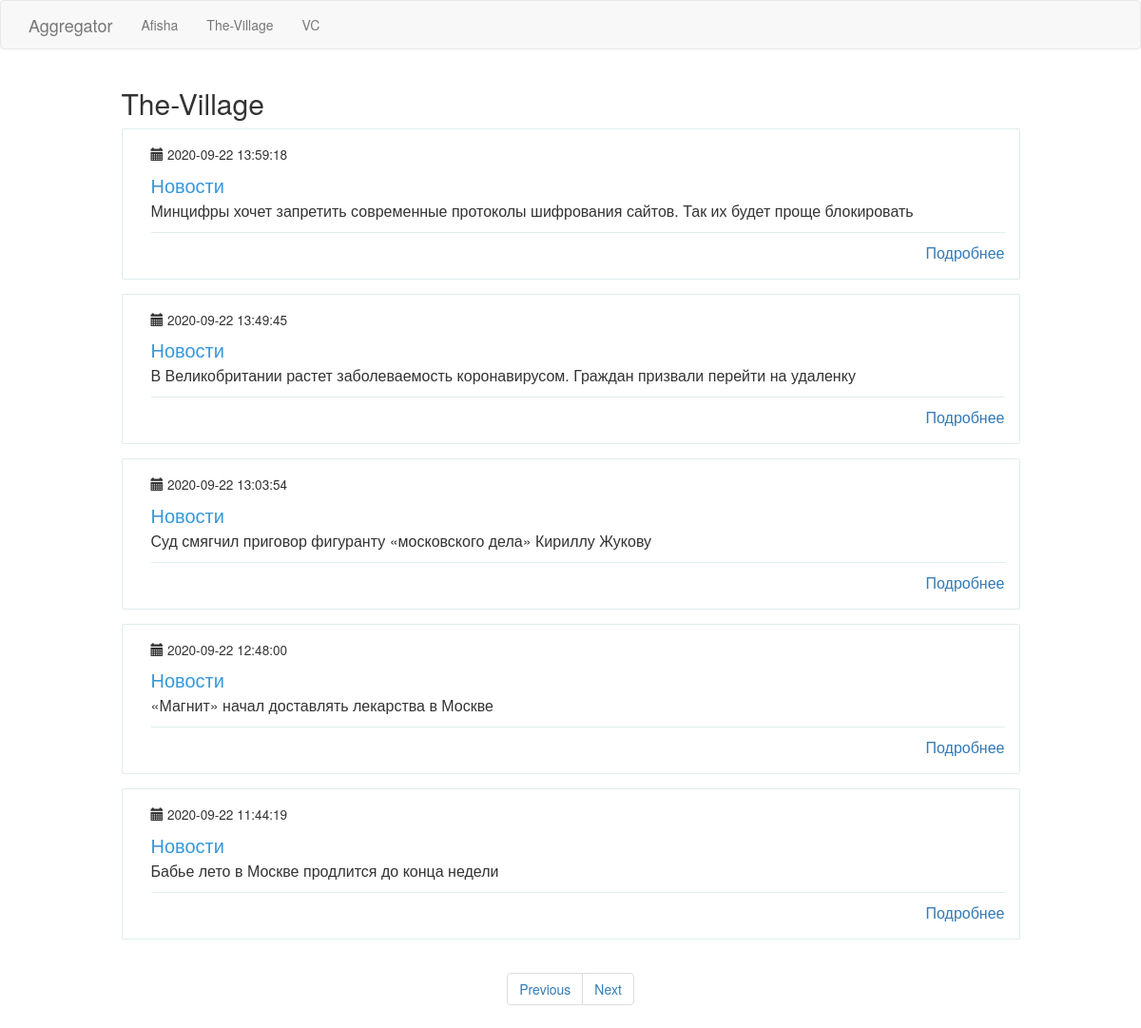
The page /village?page=2 on the database its author committed.
### app/models.py (models this page shows, shortened)
class PaginatedAPIMixin(object):
    @staticmethod
    def to_collection_dict(query, page, per_page, endpoint, **kwargs):
        resources = query.paginate(page, per_page, False)
        data = {
            'items': [item.to_dict() for item in resources.items],
            '_meta': {
                'page': page,
                'per_page': per_page,
                'total_pages': resources.pages,
                'total_items': resources.total
            },
            '_links': {
                'self': url_for(endpoint, page=page, per_page=per_page, **kwargs),
                'next': url_for(endpoint, page=page + 1, per_page=per_page, **kwargs) if resources.has_next else None,
                'prev': url_for(endpoint, page=page - 1, per_page=per_page, **kwargs) if resources.has_prev else None
            }
        }
        return data

class News(PaginatedAPIMixin, db.Model):
    id = db.Column(db.Integer, primary_key=True)
    header = db.Column(db.String(120), index=True, unique=True)
    link = db.Column(db.String(120), index=True, unique=True)
    timestamp = db.Column(db.DateTime, index=True, default=datetime.utcnow)
    user_id = db.Column(db.Integer, db.ForeignKey('resource.id'))

### app/main/routes.py (the view)
@bp.route('/village', methods=['GET'])
def village():
    page = request.args.get('page', 1, type=int)
    news = News.query.filter_by(user_id=2).order_by(News.timestamp.desc())\
        .paginate(page, current_app.config['POSTS_PER_PAGE'], False)
    next_url = url_for('main.village', page=news.next_num) if news.has_next else None
    prev_url = url_for('main.village', page=news.prev_num) if news.has_prev else None
    return render_template("news.html", news=news.items, title="The-Village", next_url=next_url, prev_url=prev_url)

### app/templates/news.html (shortened to what this page needs)
{% extends "base.html" %}
{% block content %}
    <div class="container">
      <div class="row">
         <div class="col-md-10 col-md-offset-1 header-h2">
             <h2>{{ title }}</h2>
         </div>
        {% for new in news %}
        <div class="col-md-10 col-md-offset-1">
          <div class="wp-block property list">
            <div class="wp-block-body">
              <div class="wp-block-content">
                <small>
                 <span class="glyphicon glyphicon-calendar" aria-hidden="true"></span> {{ new.timestamp  }}
                </small>
                <h4 class="content-title">Новости</h4>
                <p class="description">{{ new.header }}</p>
                <span class="pull-right">
                  <span class="capacity">
                     <a href="{{ new.link }}">Подробнее</a>
                  </span>
                </span>
              </div>
            </div>
          </div>
        </div>
      {% endfor %}
      </div>
    </div>
<nav class="text-center" aria-label="Page navigation example">
  <ul class="pagination">
    <li class="page-item {% if not prev_url %} disabled{% endif %}">
      <a class="page-link" href="{{ prev_url or '#' }}" tabindex="-1">Previous</a>
    </li>
    <li class="page-item{% if not next_url %} disabled{% endif %}">
      <a class="page-link" href="{{ next_url or '#' }}">Next</a>
    </li>
  </ul>
</nav>
{% endblock %}

### app/static/style.css (style rules this page uses)
.wp-block { margin: 0 0 15px 0; -webkit-transition: all .3s linear; transition: all .3s linear; position: relative; cursor: default; border-radius: 2px; }
.wp-block.property.list { border: 1px solid #e0eded; margin-bottom: 15px !important; }
.wp-block.property.list { padding: 15px 15px 0 15px; }
.wp-block.property.list { margin: 0; padding: 0; font-size: 16px; font-weight: 400; }
.wp-block .wp-block-body { padding: 15px; }
.wp-block.property.list .wp-block-content .content-title { font-size: 20px; color: #3498db; margin-bottom: 5px; }
.wp-block.property.list .wp-block-body .wp-block-content { width: 10%; display: table-cell; vertical-align: top; padding-left: 15px; }
.wp-block.property.list .wp-block-content .description { padding-bottom: 10px; border-bottom: 1px solid #e0eded; }

### rows shown on the page
News: timestamp "2020-09-22 13:59:18", header "Минцифры хочет запретить современные протоколы шифрования сайтов. Так их будет проще блокировать"
News: timestamp "2020-09-22 13:49:45", header "В Великобритании растет заболеваемость коронавирусом. Граждан призвали перейти на удаленку"
News: timestamp "2020-09-22 13:03:54", header "Суд смягчил приговор фигуранту «московского дела» Кириллу Жукову"
News: timestamp "2020-09-22 12:48:00", header "«Магнит» начал доставлять лекарства в Москве"
News: timestamp "2020-09-22 11:44:19", header "Бабье лето в Москве продлится до конца недели"

### other values the page prints
{{ title }} "The-Village"
